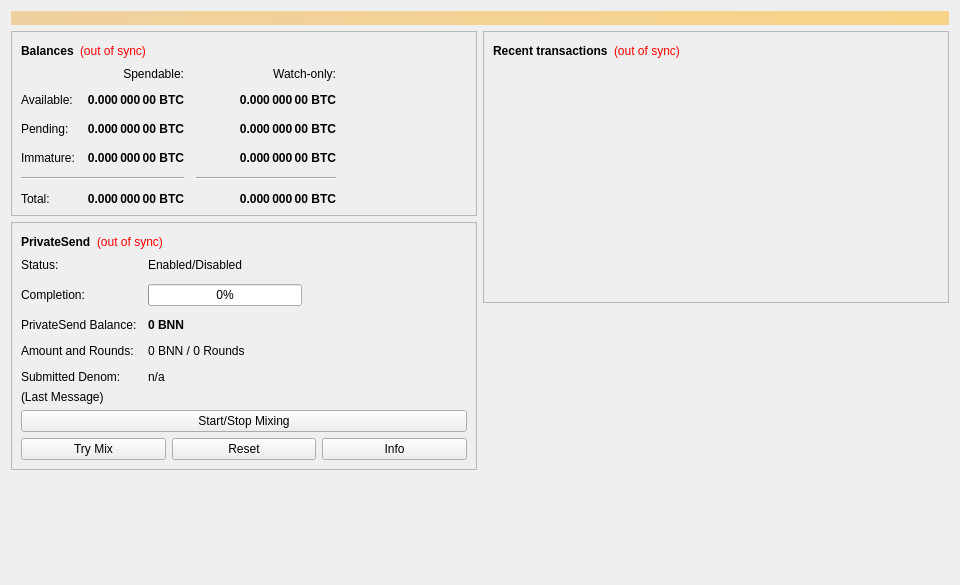
<?xml version="1.0" encoding="UTF-8"?>
<ui version="4.0">
 <class>OverviewPage</class>
 <widget class="QWidget" name="OverviewPage">
  <property name="geometry">
   <rect>
    <x>0</x>
    <y>0</y>
    <width>960</width>
    <height>585</height>
   </rect>
  </property>
  <property name="minimumSize">
   <size>
    <width>960</width>
    <height>0</height>
   </size>
  </property>
  <property name="windowTitle">
   <string>Form</string>
  </property>
  <layout class="QVBoxLayout" name="topLayout">
   <item>
    <widget class="QLabel" name="labelAlerts">
     <property name="visible">
      <bool>false</bool>
     </property>
     <property name="styleSheet">
      <string notr="true">QLabel { background-color: qlineargradient(x1: 0, y1: 0, x2: 1, y2: 0, stop:0 #F0D0A0, stop:1 #F8D488); color:#000000; }</string>
     </property>
     <property name="wordWrap">
      <bool>true</bool>
     </property>
     <property name="margin">
      <number>3</number>
     </property>
     <property name="textInteractionFlags">
      <set>Qt::TextSelectableByMouse</set>
     </property>
    </widget>
   </item>
   <item>
    <layout class="QHBoxLayout" name="horizontalLayout" stretch="1,1">
     <item>
      <layout class="QVBoxLayout" name="verticalLayout_2">
       <item>
        <widget class="QFrame" name="frame">
         <property name="frameShape">
          <enum>QFrame::StyledPanel</enum>
         </property>
         <property name="frameShadow">
          <enum>QFrame::Raised</enum>
         </property>
         <layout class="QVBoxLayout" name="verticalLayout_4">
          <item>
           <layout class="QHBoxLayout" name="horizontalLayout_4">
            <item>
             <widget class="QLabel" name="label_5">
              <property name="font">
               <font>
                <weight>75</weight>
                <bold>true</bold>
               </font>
              </property>
              <property name="text">
               <string>Balances</string>
              </property>
             </widget>
            </item>
            <item>
             <widget class="QLabel" name="labelWalletStatus">
              <property name="toolTip">
               <string>The displayed information may be out of date. Your wallet automatically synchronizes with the Bluenode network after a connection is established, but this process has not completed yet.</string>
              </property>
              <property name="styleSheet">
               <string notr="true">QLabel { color: red; }</string>
              </property>
              <property name="text">
               <string notr="true">(out of sync)</string>
              </property>
              <property name="alignment">
               <set>Qt::AlignLeading|Qt::AlignLeft|Qt::AlignVCenter</set>
              </property>
             </widget>
            </item>
            <item>
             <spacer name="horizontalSpacer_3">
              <property name="orientation">
               <enum>Qt::Horizontal</enum>
              </property>
              <property name="sizeHint" stdset="0">
               <size>
                <width>40</width>
                <height>20</height>
               </size>
              </property>
             </spacer>
            </item>
           </layout>
          </item>
          <item>
           <layout class="QGridLayout" name="gridLayout">
            <property name="spacing">
             <number>12</number>
            </property>
            <item row="2" column="2">
             <widget class="QLabel" name="labelWatchPending">
              <property name="font">
               <font>
                <weight>75</weight>
                <bold>true</bold>
               </font>
              </property>
              <property name="cursor">
               <cursorShape>IBeamCursor</cursorShape>
              </property>
              <property name="toolTip">
               <string>Unconfirmed transactions to watch-only addresses</string>
              </property>
              <property name="text">
               <string notr="true">0.000 000 00 BTC</string>
              </property>
              <property name="alignment">
               <set>Qt::AlignRight|Qt::AlignTrailing|Qt::AlignVCenter</set>
              </property>
              <property name="textInteractionFlags">
               <set>Qt::LinksAccessibleByMouse|Qt::TextSelectableByKeyboard|Qt::TextSelectableByMouse</set>
              </property>
             </widget>
            </item>
            <item row="2" column="1">
             <widget class="QLabel" name="labelUnconfirmed">
              <property name="font">
               <font>
                <weight>75</weight>
                <bold>true</bold>
               </font>
              </property>
              <property name="cursor">
               <cursorShape>IBeamCursor</cursorShape>
              </property>
              <property name="toolTip">
               <string>Total of transactions that have yet to be confirmed, and do not yet count toward the spendable balance</string>
              </property>
              <property name="text">
               <string notr="true">0.000 000 00 BTC</string>
              </property>
              <property name="alignment">
               <set>Qt::AlignRight|Qt::AlignTrailing|Qt::AlignVCenter</set>
              </property>
              <property name="textInteractionFlags">
               <set>Qt::LinksAccessibleByMouse|Qt::TextSelectableByKeyboard|Qt::TextSelectableByMouse</set>
              </property>
             </widget>
            </item>
            <item row="3" column="2">
             <widget class="QLabel" name="labelWatchImmature">
              <property name="font">
               <font>
                <weight>75</weight>
                <bold>true</bold>
               </font>
              </property>
              <property name="cursor">
               <cursorShape>IBeamCursor</cursorShape>
              </property>
              <property name="toolTip">
               <string>Mined balance in watch-only addresses that has not yet matured</string>
              </property>
              <property name="text">
               <string notr="true">0.000 000 00 BTC</string>
              </property>
              <property name="alignment">
               <set>Qt::AlignRight|Qt::AlignTrailing|Qt::AlignVCenter</set>
              </property>
              <property name="textInteractionFlags">
               <set>Qt::LinksAccessibleByMouse|Qt::TextSelectableByKeyboard|Qt::TextSelectableByMouse</set>
              </property>
             </widget>
            </item>
            <item row="4" column="0" colspan="2">
             <widget class="Line" name="lineSpendableBalance">
              <property name="orientation">
               <enum>Qt::Horizontal</enum>
              </property>
             </widget>
            </item>
            <item row="4" column="2">
             <widget class="Line" name="lineWatchBalance">
              <property name="sizePolicy">
               <sizepolicy hsizetype="Preferred" vsizetype="Fixed">
                <horstretch>0</horstretch>
                <verstretch>0</verstretch>
               </sizepolicy>
              </property>
              <property name="minimumSize">
               <size>
                <width>140</width>
                <height>0</height>
               </size>
              </property>
              <property name="orientation">
               <enum>Qt::Horizontal</enum>
              </property>
             </widget>
            </item>
            <item row="5" column="0">
             <widget class="QLabel" name="labelTotalText">
              <property name="text">
               <string>Total:</string>
              </property>
             </widget>
            </item>
            <item row="3" column="1">
             <widget class="QLabel" name="labelImmature">
              <property name="font">
               <font>
                <weight>75</weight>
                <bold>true</bold>
               </font>
              </property>
              <property name="cursor">
               <cursorShape>IBeamCursor</cursorShape>
              </property>
              <property name="toolTip">
               <string>Mined balance that has not yet matured</string>
              </property>
              <property name="text">
               <string notr="true">0.000 000 00 BTC</string>
              </property>
              <property name="alignment">
               <set>Qt::AlignRight|Qt::AlignTrailing|Qt::AlignVCenter</set>
              </property>
              <property name="textInteractionFlags">
               <set>Qt::LinksAccessibleByMouse|Qt::TextSelectableByKeyboard|Qt::TextSelectableByMouse</set>
              </property>
             </widget>
            </item>
            <item row="2" column="3">
             <spacer name="horizontalSpacer_2">
              <property name="orientation">
               <enum>Qt::Horizontal</enum>
              </property>
              <property name="sizeHint" stdset="0">
               <size>
                <width>40</width>
                <height>20</height>
               </size>
              </property>
             </spacer>
            </item>
            <item row="3" column="0">
             <widget class="QLabel" name="labelImmatureText">
              <property name="text">
               <string>Immature:</string>
              </property>
             </widget>
            </item>
            <item row="5" column="1">
             <widget class="QLabel" name="labelTotal">
              <property name="font">
               <font>
                <weight>75</weight>
                <bold>true</bold>
               </font>
              </property>
              <property name="cursor">
               <cursorShape>IBeamCursor</cursorShape>
              </property>
              <property name="toolTip">
               <string>Your current total balance</string>
              </property>
              <property name="text">
               <string notr="true">0.000 000 00 BTC</string>
              </property>
              <property name="alignment">
               <set>Qt::AlignRight|Qt::AlignTrailing|Qt::AlignVCenter</set>
              </property>
              <property name="textInteractionFlags">
               <set>Qt::LinksAccessibleByMouse|Qt::TextSelectableByKeyboard|Qt::TextSelectableByMouse</set>
              </property>
             </widget>
            </item>
            <item row="5" column="2">
             <widget class="QLabel" name="labelWatchTotal">
              <property name="font">
               <font>
                <weight>75</weight>
                <bold>true</bold>
               </font>
              </property>
              <property name="cursor">
               <cursorShape>IBeamCursor</cursorShape>
              </property>
              <property name="toolTip">
               <string>Current total balance in watch-only addresses</string>
              </property>
              <property name="text">
               <string notr="true">0.000 000 00 BTC</string>
              </property>
              <property name="alignment">
               <set>Qt::AlignRight|Qt::AlignTrailing|Qt::AlignVCenter</set>
              </property>
              <property name="textInteractionFlags">
               <set>Qt::LinksAccessibleByMouse|Qt::TextSelectableByKeyboard|Qt::TextSelectableByMouse</set>
              </property>
             </widget>
            </item>
            <item row="0" column="2">
             <widget class="QLabel" name="labelWatchonly">
              <property name="text">
               <string>Watch-only:</string>
              </property>
              <property name="alignment">
               <set>Qt::AlignRight|Qt::AlignTrailing|Qt::AlignVCenter</set>
              </property>
             </widget>
            </item>
            <item row="1" column="0">
             <widget class="QLabel" name="labelBalanceText">
              <property name="text">
               <string>Available:</string>
              </property>
             </widget>
            </item>
            <item row="1" column="1">
             <widget class="QLabel" name="labelBalance">
              <property name="font">
               <font>
                <weight>75</weight>
                <bold>true</bold>
               </font>
              </property>
              <property name="cursor">
               <cursorShape>IBeamCursor</cursorShape>
              </property>
              <property name="toolTip">
               <string>Your current spendable balance</string>
              </property>
              <property name="text">
               <string notr="true">0.000 000 00 BTC</string>
              </property>
              <property name="alignment">
               <set>Qt::AlignRight|Qt::AlignTrailing|Qt::AlignVCenter</set>
              </property>
              <property name="textInteractionFlags">
               <set>Qt::LinksAccessibleByMouse|Qt::TextSelectableByKeyboard|Qt::TextSelectableByMouse</set>
              </property>
             </widget>
            </item>
            <item row="1" column="2">
             <widget class="QLabel" name="labelWatchAvailable">
              <property name="font">
               <font>
                <weight>75</weight>
                <bold>true</bold>
               </font>
              </property>
              <property name="cursor">
               <cursorShape>IBeamCursor</cursorShape>
              </property>
              <property name="toolTip">
               <string>Your current balance in watch-only addresses</string>
              </property>
              <property name="text">
               <string notr="true">0.000 000 00 BTC</string>
              </property>
              <property name="alignment">
               <set>Qt::AlignRight|Qt::AlignTrailing|Qt::AlignVCenter</set>
              </property>
              <property name="textInteractionFlags">
               <set>Qt::LinksAccessibleByMouse|Qt::TextSelectableByKeyboard|Qt::TextSelectableByMouse</set>
              </property>
             </widget>
            </item>
            <item row="2" column="0">
             <widget class="QLabel" name="labelPendingText">
              <property name="text">
               <string>Pending:</string>
              </property>
             </widget>
            </item>
            <item row="0" column="1">
             <widget class="QLabel" name="labelSpendable">
              <property name="text">
               <string>Spendable:</string>
              </property>
              <property name="alignment">
               <set>Qt::AlignRight|Qt::AlignTrailing|Qt::AlignVCenter</set>
              </property>
             </widget>
            </item>
           </layout>
          </item>
         </layout>
        </widget>
       </item>
       <item>
        <widget class="QFrame" name="framePrivateSend">
         <property name="layoutDirection">
          <enum>Qt::LeftToRight</enum>
         </property>
         <property name="frameShape">
          <enum>QFrame::StyledPanel</enum>
         </property>
         <property name="frameShadow">
          <enum>QFrame::Raised</enum>
         </property>
         <layout class="QVBoxLayout" name="VerticalLayout_PS1">
          <item>
           <layout class="QHBoxLayout" name="horizontalLayout_5">
            <item>
             <widget class="QLabel" name="labelPrivateSendHeader">
              <property name="font">
               <font>
                <weight>75</weight>
                <bold>true</bold>
               </font>
              </property>
              <property name="text">
               <string>PrivateSend</string>
              </property>
             </widget>
            </item>
            <item>
             <widget class="QLabel" name="labelPrivateSendSyncStatus">
              <property name="toolTip">
               <string>The displayed information may be out of date. Your wallet automatically synchronizes with the Bluenode network after a connection is established, but this process has not completed yet.</string>
              </property>
              <property name="styleSheet">
               <string notr="true">QLabel { color: red; }</string>
              </property>
              <property name="text">
               <string notr="true">(out of sync)</string>
              </property>
              <property name="alignment">
               <set>Qt::AlignLeading|Qt::AlignLeft|Qt::AlignVCenter</set>
              </property>
             </widget>
            </item>
            <item>
             <spacer name="horizontalSpacer_4">
              <property name="orientation">
               <enum>Qt::Horizontal</enum>
              </property>
              <property name="sizeHint" stdset="0">
               <size>
                <width>40</width>
                <height>20</height>
               </size>
              </property>
             </spacer>
            </item>
           </layout>
          </item>
          <item>
           <layout class="QFormLayout" name="privateSendFormLayout">
            <property name="fieldGrowthPolicy">
             <enum>QFormLayout::AllNonFixedFieldsGrow</enum>
            </property>
            <property name="horizontalSpacing">
             <number>11</number>
            </property>
            <property name="verticalSpacing">
             <number>12</number>
            </property>
            <item row="0" column="0">
             <widget class="QLabel" name="labelPrivateSendEnabledText">
              <property name="text">
               <string>Status:</string>
              </property>
             </widget>
            </item>
            <item row="0" column="1">
             <widget class="QLabel" name="labelPrivateSendEnabled">
              <property name="text">
               <string>Enabled/Disabled</string>
              </property>
             </widget>
            </item>
            <item row="1" column="0">
             <widget class="QLabel" name="labelCompletitionText">
              <property name="text">
               <string>Completion:</string>
              </property>
             </widget>
            </item>
            <item row="1" column="1">
             <widget class="QProgressBar" name="privateSendProgress">
              <property name="maximumSize">
               <size>
                <width>154</width>
                <height>16777215</height>
               </size>
              </property>
              <property name="value">
               <number>0</number>
              </property>
             </widget>
            </item>
            <item row="2" column="0">
             <widget class="QLabel" name="labelAnonymizedText">
              <property name="text">
               <string>PrivateSend Balance:</string>
              </property>
             </widget>
            </item>
            <item row="2" column="1">
             <widget class="QLabel" name="labelAnonymized">
              <property name="font">
               <font>
                <weight>75</weight>
                <bold>true</bold>
               </font>
              </property>
              <property name="text">
               <string notr="true">0 BNN</string>
              </property>
             </widget>
            </item>
            <item row="3" column="0">
             <widget class="QLabel" name="labelAmountAndRoundsText">
              <property name="text">
               <string>Amount and Rounds:</string>
              </property>
             </widget>
            </item>
            <item row="3" column="1">
             <widget class="QLabel" name="labelAmountRounds">
              <property name="text">
               <string>0 BNN / 0 Rounds</string>
              </property>
             </widget>
            </item>
            <item row="4" column="0">
             <widget class="QLabel" name="labelSubmittedDenomText">
              <property name="text">
               <string>Submitted Denom:</string>
              </property>
             </widget>
            </item>
            <item row="4" column="1">
             <widget class="QLabel" name="labelSubmittedDenom">
              <property name="toolTip">
               <string>The denominations you submitted to the Masternode.&lt;br&gt;To mix, other users must submit the exact same denominations.</string>
              </property>
              <property name="text">
               <string>n/a</string>
              </property>
             </widget>
            </item>
           </layout>
          </item>
          <item>
           <layout class="QVBoxLayout" name="VerticalLayout_PS">
            <item>
             <widget class="QLabel" name="labelPrivateSendLastMessage">
              <property name="text">
               <string>(Last Message)</string>
              </property>
              <property name="alignment">
               <set>Qt::AlignLeading|Qt::AlignLeft|Qt::AlignTop</set>
              </property>
              <property name="wordWrap">
               <bool>true</bool>
              </property>
             </widget>
            </item>
            <item>
             <widget class="QPushButton" name="togglePrivateSend">
              <property name="sizePolicy">
               <sizepolicy hsizetype="MinimumExpanding" vsizetype="Fixed">
                <horstretch>0</horstretch>
                <verstretch>0</verstretch>
               </sizepolicy>
              </property>
              <property name="text">
               <string>Start/Stop Mixing</string>
              </property>
             </widget>
            </item>
            <item>
             <layout class="QHBoxLayout" name="horizontalLayout_debugbuttons">
              <item>
               <widget class="QPushButton" name="privateSendAuto">
                <property name="sizePolicy">
                 <sizepolicy hsizetype="MinimumExpanding" vsizetype="Fixed">
                  <horstretch>0</horstretch>
                  <verstretch>0</verstretch>
                 </sizepolicy>
                </property>
                <property name="toolTip">
                 <string>Try to manually submit a PrivateSend request.</string>
                </property>
                <property name="text">
                 <string>Try Mix</string>
                </property>
               </widget>
              </item>
              <item>
               <widget class="QPushButton" name="privateSendReset">
                <property name="sizePolicy">
                 <sizepolicy hsizetype="MinimumExpanding" vsizetype="Fixed">
                  <horstretch>0</horstretch>
                  <verstretch>0</verstretch>
                 </sizepolicy>
                </property>
                <property name="toolTip">
                 <string>Reset the current status of PrivateSend (can interrupt PrivateSend if it's in the process of Mixing, which can cost you money!)</string>
                </property>
                <property name="autoFillBackground">
                 <bool>false</bool>
                </property>
                <property name="text">
                 <string>Reset</string>
                </property>
               </widget>
              </item>
              <item>
               <widget class="QPushButton" name="privateSendInfo">
                <property name="sizePolicy">
                 <sizepolicy hsizetype="MinimumExpanding" vsizetype="Fixed">
                  <horstretch>0</horstretch>
                  <verstretch>0</verstretch>
                 </sizepolicy>
                </property>
                <property name="toolTip">
                 <string>Information about PrivateSend and Mixing</string>
                </property>
                <property name="text">
                 <string>Info</string>
                </property>
               </widget>
              </item>
             </layout>
            </item>
           </layout>
          </item>
         </layout>
        </widget>
       </item>
       <item>
        <spacer name="verticalSpacer">
         <property name="orientation">
          <enum>Qt::Vertical</enum>
         </property>
         <property name="sizeHint" stdset="0">
          <size>
           <width>20</width>
           <height>40</height>
          </size>
         </property>
        </spacer>
       </item>
      </layout>
     </item>
     <item>
      <layout class="QVBoxLayout" name="verticalLayout_3">
       <item>
        <widget class="QFrame" name="frame_2">
         <property name="frameShape">
          <enum>QFrame::StyledPanel</enum>
         </property>
         <property name="frameShadow">
          <enum>QFrame::Raised</enum>
         </property>
         <layout class="QVBoxLayout" name="verticalLayout">
          <item>
           <layout class="QHBoxLayout" name="horizontalLayout_2">
            <item>
             <widget class="QLabel" name="label_4">
              <property name="font">
               <font>
                <weight>75</weight>
                <bold>true</bold>
               </font>
              </property>
              <property name="text">
               <string>Recent transactions</string>
              </property>
             </widget>
            </item>
            <item>
             <widget class="QLabel" name="labelTransactionsStatus">
              <property name="toolTip">
               <string>The displayed information may be out of date. Your wallet automatically synchronizes with the Bluenode network after a connection is established, but this process has not completed yet.</string>
              </property>
              <property name="styleSheet">
               <string notr="true">QLabel { color: red; }</string>
              </property>
              <property name="text">
               <string notr="true">(out of sync)</string>
              </property>
              <property name="alignment">
               <set>Qt::AlignLeading|Qt::AlignLeft|Qt::AlignVCenter</set>
              </property>
             </widget>
            </item>
            <item>
             <spacer name="horizontalSpacer">
              <property name="orientation">
               <enum>Qt::Horizontal</enum>
              </property>
              <property name="sizeHint" stdset="0">
               <size>
                <width>40</width>
                <height>20</height>
               </size>
              </property>
             </spacer>
            </item>
           </layout>
          </item>
          <item>
           <widget class="QListView" name="listTransactions">
            <property name="styleSheet">
             <string notr="true">QListView { background: transparent; }</string>
            </property>
            <property name="frameShape">
             <enum>QFrame::NoFrame</enum>
            </property>
            <property name="verticalScrollBarPolicy">
             <enum>Qt::ScrollBarAlwaysOff</enum>
            </property>
            <property name="horizontalScrollBarPolicy">
             <enum>Qt::ScrollBarAlwaysOff</enum>
            </property>
            <property name="selectionMode">
             <enum>QAbstractItemView::NoSelection</enum>
            </property>
           </widget>
          </item>
         </layout>
        </widget>
       </item>
       <item>
        <spacer name="verticalSpacer_2">
         <property name="orientation">
          <enum>Qt::Vertical</enum>
         </property>
         <property name="sizeHint" stdset="0">
          <size>
           <width>20</width>
           <height>40</height>
          </size>
         </property>
        </spacer>
       </item>
      </layout>
     </item>
    </layout>
   </item>
  </layout>
 </widget>
 <resources/>
 <connections/>
</ui>
